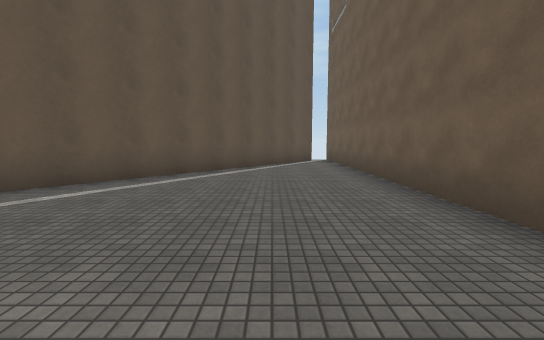
view 1 (above)

18 first-person views from a walk through a scene from a Unity 3-D project. The camera is 1.4 m above the floor, tilts 6° down and sees 90° across. The floor is counted in squares, 2 m on a side. Each view is taken from the middle of a square. On the plan, view 1 faces up. The plan holds only what a view shows up to about 9 squares ahead; the rest is blank. The place goes on beyond the plan. The player character is not drawn. Surface patterns are stand-ins for the level's own textures.

view 2
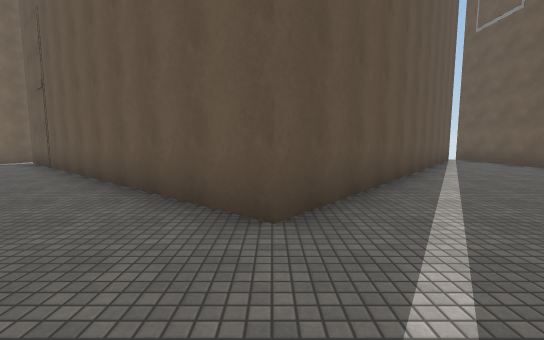

view 3
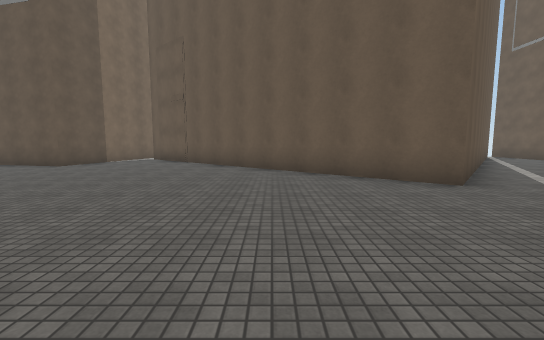

view 4
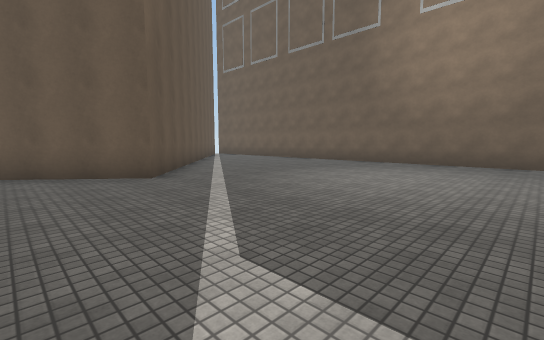

view 5
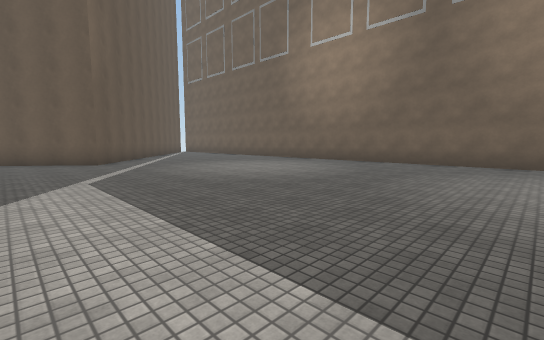

view 6
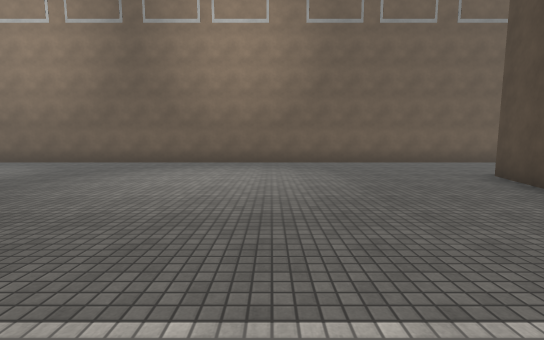

view 7
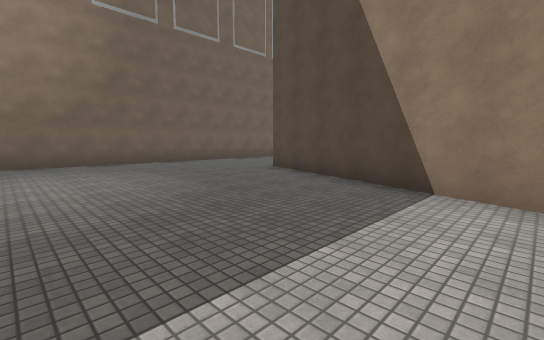

view 8
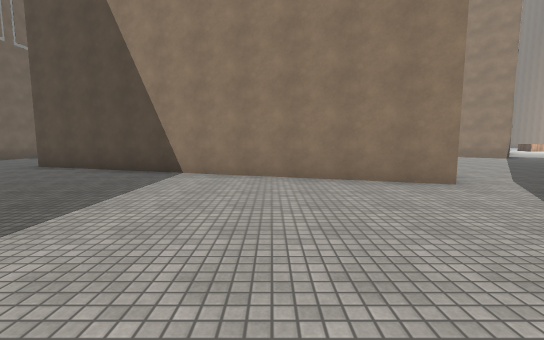

view 9
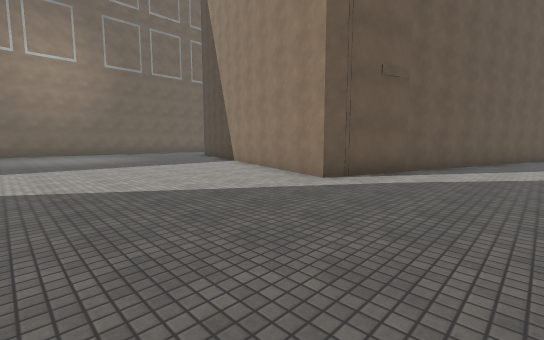

view 10
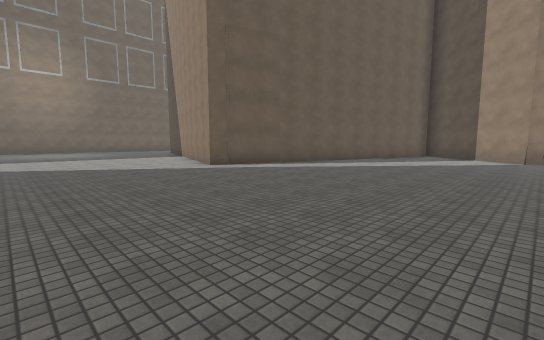

view 11
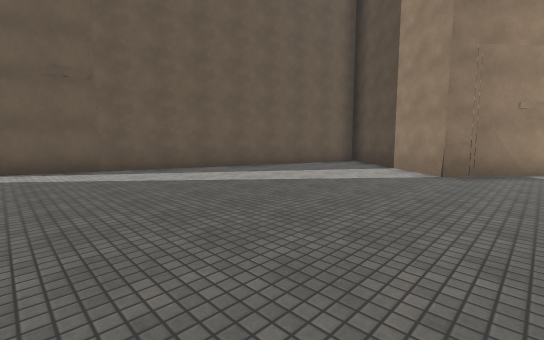

view 12
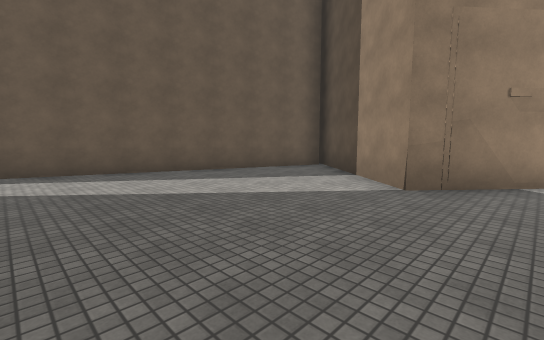

view 13
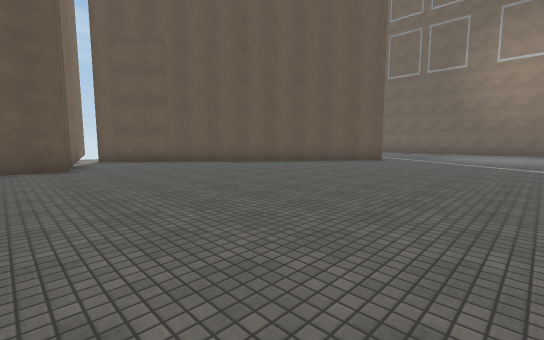

view 14
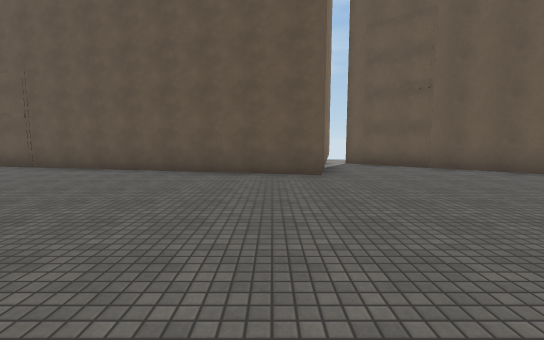

view 15
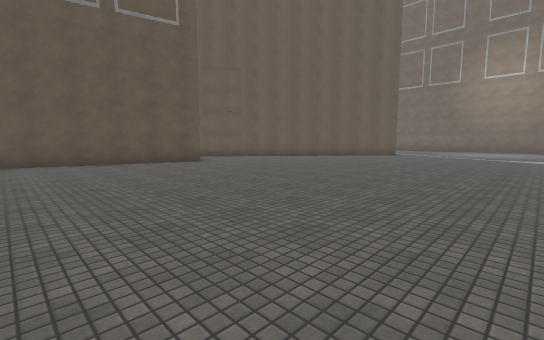

view 16
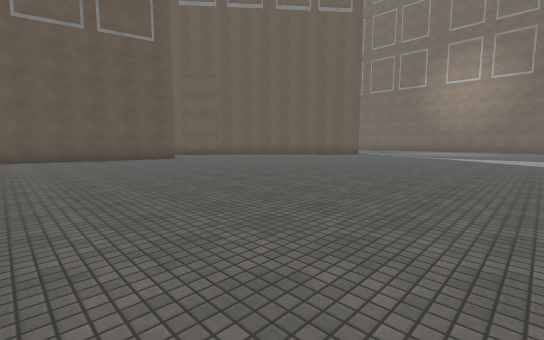

view 17
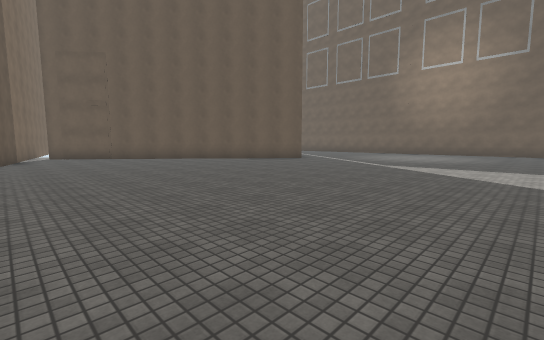

view 18
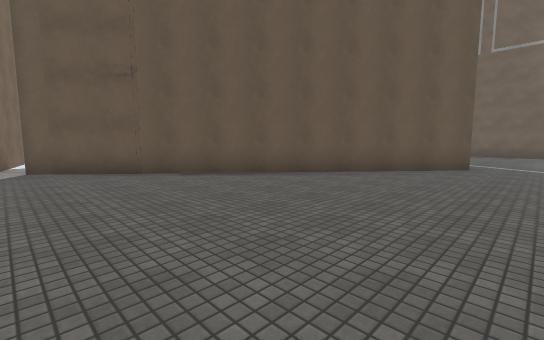

### Floor plan
Key: @ floor where view 1 was taken; . floor; B building.
Columns run from 19 left of view 1 to 2 right of it. Each row starts with its distance up from view 1.
 12       B
 11       B
 10       B             B
  9      B.B           B.B
  8      B.BB         B..B
  7 BBB  B...B       BB..B
  6 ...BBB....B      B...B
  5 ...........BB   B....B
  4 ............BB B.....B
  3 .............BB......B
  2 .....................B
  1 .....................B
  0 ...................@.B
 -1 .....................B
 -2 .....................B
 -3 .....................B
 -4 .....................B
 -5 .....................B
 -6  ....................B
 -7  ....................B
 -8  ....................B
 -9  ....................B
-10  ....................B
-11 ........BBB..........B
-12 ........B  BBB.......B
-13 .......B      BBB....B
-14 .......B         B...B
-15 .......B           ..B
-16 .......B            .B
-17 .B....B              B
-18 .BB...B
-19 B  B..B
-20     BB

Positions as (right, up) in squares from view 1, and headings:
1: (0, 0), facing up
2: (-5, 0), facing up
3: (-8, -2), facing up
4: (-7, -3), facing up-right
5: (-7, -7), facing up-right
6: (-7, -9), facing right
7: (-7, -8), facing down-right
8: (-8, -6), facing down
9: (-14, -6), facing down-right
10: (-18, -6), facing down-right
11: (-19, -11), facing down-right
12: (-19, -13), facing down-right
13: (-15, -2), facing up-right
14: (-15, 0), facing up
15: (-19, -3), facing up-right
16: (-19, -5), facing up-right
17: (-14, -5), facing up-right
18: (-13, 1), facing up-right
